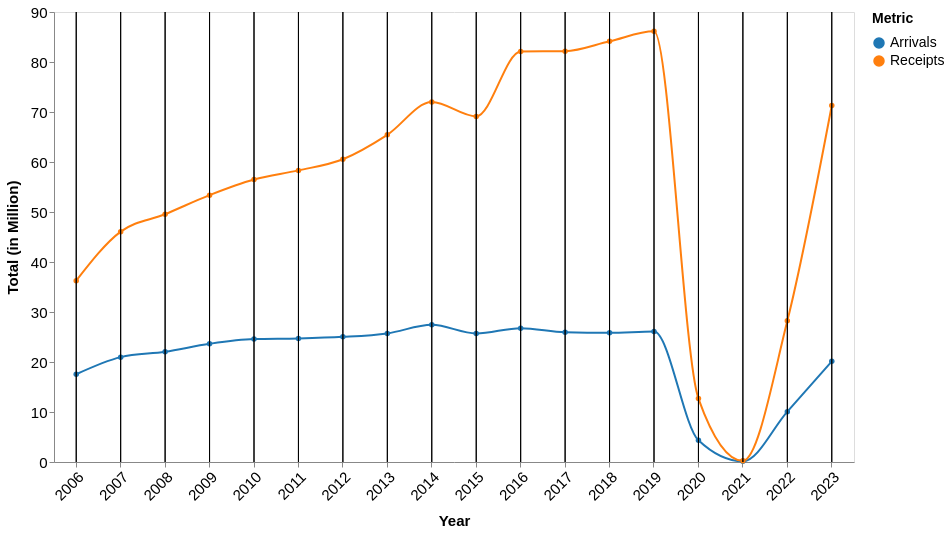

This figure's Vega-Lite source:
### Vega-Lite specification from a JSON file in a GitHub repository (floating-point values rounded to 4 significant figures)
{"$schema": "https://vega.github.io/schema/vega-lite/v5.json", "width": 800, "height": 450, "data": {"values": [{"year": "2006", "Arrivals": 17.55, "Receipts": 36.27}, {"year": "2007", "Arrivals": 20.97, "Receipts": 46.07}, {"year": "2008", "Arrivals": 22.05, "Receipts": 49.56}, {"year": "2009", "Arrivals": 23.64, "Receipts": 53.37}, {"year": "2010", "Arrivals": 24.58, "Receipts": 56.49}, {"year": "2011", "Arrivals": 24.71, "Receipts": 58.32}, {"year": "2012", "Arrivals": 25.03, "Receipts": 60.56}, {"year": "2013", "Arrivals": 25.72, "Receipts": 65.44}, {"year": "2014", "Arrivals": 27.44, "Receipts": 72.0}, {"year": "2015", "Arrivals": 25.72, "Receipts": 69.12}, {"year": "2016", "Arrivals": 26.76, "Receipts": 82.1}, {"year": "2017", "Arrivals": 25.95, "Receipts": 82.17}, {"year": "2018", "Arrivals": 25.83, "Receipts": 84.14}, {"year": "2019", "Arrivals": 26.1, "Receipts": 86.14}, {"year": "2020", "Arrivals": 4.33, "Receipts": 12.69}, {"year": "2021", "Arrivals": 0.13, "Receipts": 0.24}, {"year": "2022", "Arrivals": 10.07, "Receipts": 28.23}, {"year": "2023", "Arrivals": 20.14, "Receipts": 71.31}]}, "transform": [{"fold": ["Arrivals", "Receipts"], "as": ["Metric", "Value"]}], "layer": [{"mark": {"type": "line", "point": true, "interpolate": "monotone"}, "encoding": {"x": {"field": "year", "type": "ordinal", "title": "Year", "axis": {"labelAngle": -45, "titlePadding": 10, "labelFontSize": 15, "titleFontSize": 15, "grid": false}, "scale": {"domain": ["2006", "2007", "2008", "2009", "2010", "2011", "2012", "2013", "2014", "2015", "2016", "2017", "2018", "2019", "2020", "2021", "2022", "2023"]}}, "y": {"field": "Value", "type": "quantitative", "title": "Total (in Million)", "axis": {"titlePadding": 10, "labelFontSize": 15, "titleFontSize": 15, "grid": false}}, "color": {"field": "Metric", "type": "nominal", "scale": {"domain": ["Arrivals", "Receipts"], "range": ["#1f77b4", "#ff7f0e"]}, "legend": {"title": "Metric", "labelFontSize": 14, "titleFontSize": 14, "titlePadding": 10}}, "tooltip": [{"field": "year", "title": "Year"}, {"field": "Metric", "title": "Value Type", "format": "N", "type": "nominal", "aggregate": "distinct"}, {"field": "Value", "title": "Value", "format": ".2f", "type": "quantitative"}]}}, {"params": [{"name": "hover", "select": {"type": "point", "encodings": ["x"], "on": "mouseover", "nearest": true}}], "mark": "rule", "encoding": {"x": {"field": "year", "type": "ordinal"}, "color": {"value": "black"}, "opacity": {"condition": {"param": "hover", "value": 1}, "value": 0}}}]}
